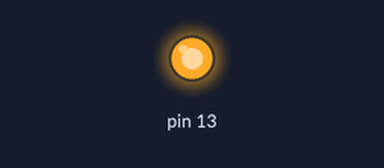
This sketch was run on a simulated Arduino Uno, built with avr-gcc and run on an emulated ATmega328P. On the bench: output pins drawn as LEDs (lit = HIGH).

Above: at 1.4 s.
At 6.4 s:
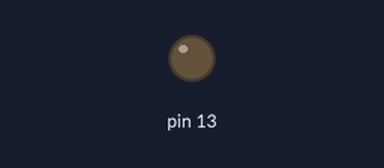
Timing chart, 0 to 9.8 s (numbered marks = the images above):
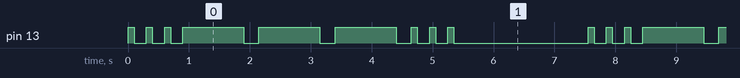

The sketch:

_1.ino
```cpp
void setup() {
  // initialize digital pin 13 as an output.
  pinMode(13, OUTPUT);
}

// the loop function runs over and over again forever
void loop() {
 dot();dot();dot();
 dash();dash();dash();
 dot();dot();dot();
 delay(2000);
}

 void dot(){
  digitalWrite(13, HIGH);   // turn the LED on (HIGH is the voltage level)
  delay(100);
  digitalWrite(13, LOW);   // turn the LED on (HIGH is the voltage level)
  delay(200);
 }

void dash(){
  digitalWrite(13, HIGH);   // turn the LED on (HIGH is the voltage level)
  delay(1000);
  digitalWrite(13, LOW);   // turn the LED on (HIGH is the voltage level)
  delay(250);
}
```

Measured:
- by itself, pin 13: repeats every 7.6 s: 2 × (LOW 0.20 s, HIGH 0.10 s), LOW 0.20 s, 3 × (HIGH 1.0 s, LOW 0.25 s), 2 × (HIGH 0.10 s, LOW 0.20 s), HIGH 0.10 s, LOW 2.2 s, HIGH 0.10 s
- by itself, everything shown: repeats every 7.6 s, in 18 steps
